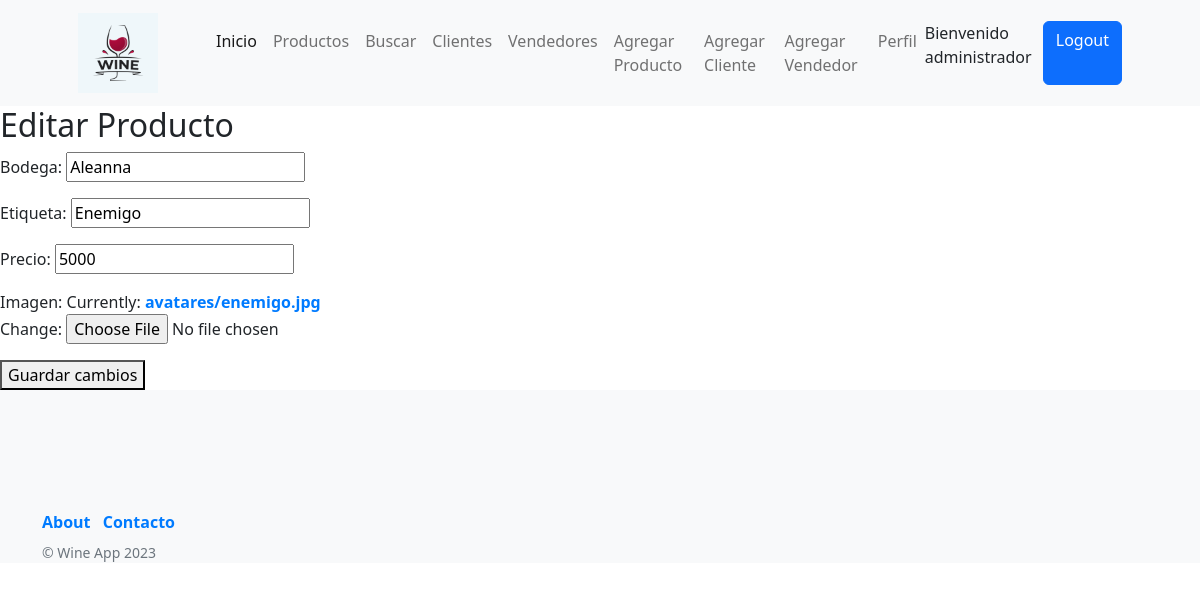
The app's page /wine_app/producto/editar/1/ (signed in), older data.
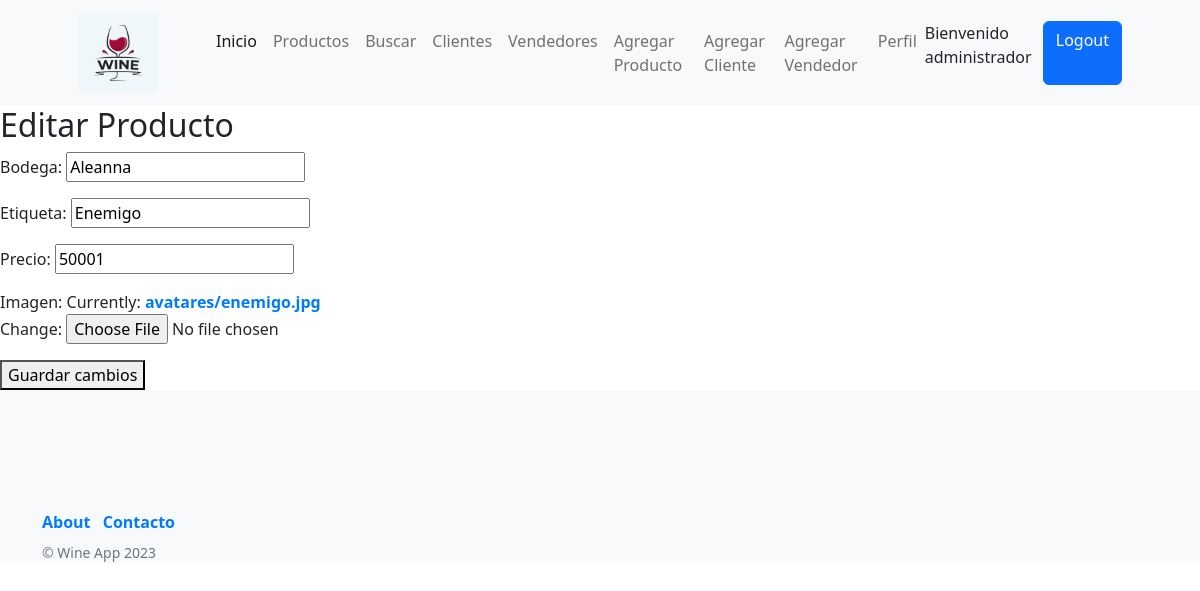
The same page, newer data.
### wine_app/models.py (models this page shows, shortened)
class Productos(models.Model):
    bodega = models.CharField(max_length=40)
    etiqueta = models.CharField(max_length=40)
    precio = models.IntegerField()
    detalle = models.TextField()
    imagen = models.ImageField(upload_to='avatares')
    class Meta():
        verbose_name = 'Producto'
        verbose_name_plural = 'Productos'
        ordering = ('bodega',)
        unique_together = ('bodega', 'etiqueta')

### wine_app/views.py (the view, shortened to what this page needs)
# urls.py: path('producto/editar/<int:pk>/', ProductoUpdateView.as_view(), name='editar_producto'),
@method_decorator(user_passes_test(is_staff_member, login_url='/wine_app/login'), name='dispatch')
class ProductoUpdateView(UpdateView):
    model = Productos
    template_name = 'editarProducto.html'
    fields = ['bodega', 'etiqueta', 'precio', 'imagen']

### wine_app/views.py (called while the page is built)
def is_staff_member(user):
    return user.is_staff

### wine_app/templates/editarProducto.html (shortened to what this page needs)
{% extends 'padre.html' %}
{% block cambioCenter %}
<h2>Editar Producto</h2>
<form method="post" enctype="multipart/form-data">
    {{ form.as_p }}
    <button type="submit">Guardar cambios</button>
</form>
{% endblock cambioCenter %}

Row changes from the older to the newer data that the page shows:
changed Productos "Aleanna": precio "5000" → "50001"
